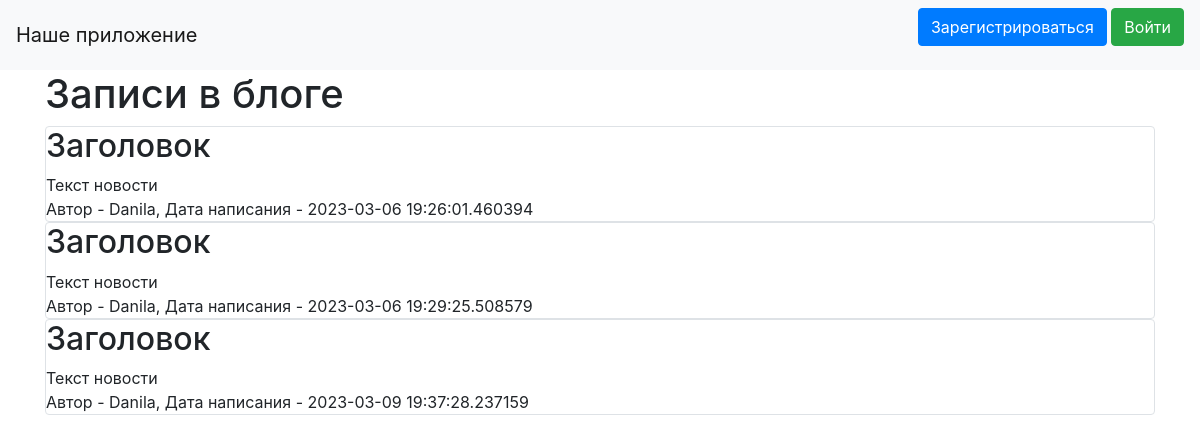
The page / on the database its author committed.
### data/news.py (models this page shows)
class News(SqlAlchemyBase, UserMixin, SerializerMixin):
    __tablename__ = 'news'
    id = sqlalchemy.Column(sqlalchemy.Integer, primary_key=True, autoincrement=True)
    title = sqlalchemy.Column(sqlalchemy.String, nullable=True)
    content = sqlalchemy.Column(sqlalchemy.String, nullable=True)
    created_date = sqlalchemy.Column(sqlalchemy.DateTime, default=datetime.datetime.now)
    is_private = sqlalchemy.Column(sqlalchemy.Boolean, default=True)
    user_id = sqlalchemy.Column(sqlalchemy.Integer, sqlalchemy.ForeignKey("users.id"))
    user = orm.relationship('User')

### data/users.py (models this page shows, shortened)
class User(SqlAlchemyBase, UserMixin, SerializerMixin):
    __tablename__ = 'users'
    id = sqlalchemy.Column(sqlalchemy.Integer, primary_key=True, autoincrement=True)
    name = sqlalchemy.Column(sqlalchemy.String, nullable=True)
    about = sqlalchemy.Column(sqlalchemy.String, nullable=True)
    email = sqlalchemy.Column(sqlalchemy.String, index=True, unique=True, nullable=True)
    hashed_password = sqlalchemy.Column(sqlalchemy.String, nullable=True)
    created_date = sqlalchemy.Column(sqlalchemy.DateTime, default=datetime.datetime.now)
    news = orm.relationship("News", back_populates='user')

### main.py (the view)
@app.route("/")
def index():
    db_sess = db_session.create_session()
    if current_user.is_authenticated:
        news = db_sess.query(News).filter(
            (News.user == current_user) | (News.is_private != True))
    else:
        news = db_sess.query(News).filter(News.is_private != True)
    return render_template("index.html", news=news)

### data/db_session.py (called while the page is built)
def create_session() -> Session:
    global __factory
    return __factory()

### templates/index.html (shortened to what this page needs)
{% extends "base.html" %}
{% block content %}
<h1>Записи в блоге</h1>
{% for item in news%}
<div class="col-md6 border rounded">
    <h2>{{item.title}}</h2>
    <div>
        {{item.content}}
    </div>
    <div>
        Автор - {{item.user.name}}, Дата написания - {{item.created_date}}
    </div>
</div>
{% endfor %}
{% endblock %}

### templates/base.html (shortened to what this page needs)
<!doctype html>
<html lang="en">
<head>
    <link rel="stylesheet" href="https://stackpath.bootstrapcdn.com/bootstrap/4.4.1/css/bootstrap.min.css">
</head>
  <body>
    <header>
      <nav class="navbar navbar-light bg-light">
        <a class="navbar-brand" href="#">Наше приложение</a>
        {% if current_user.is_authenticated %}
    <a class="navbar-brand" href="/logout">{{ current_user.name }}</a>
{% else %}
    <p>
        <a class="btn btn-primary " href="/register">Зарегистрироваться</a>
        <a class="btn btn-success" href="/login">Войти</a>
    </p>
{% endif %}
      </nav>
    </header>
    <main role="main" class="container">
        {% block content %}{% endblock %}
    </main>
  </body>
</html>

### rows shown on the page
News: title "Заголовок", content "Текст новости", user.name "Danila", created_date "2023-03-06 19:26:01.460394"
News: title "Заголовок", content "Текст новости", user.name "Danila", created_date "2023-03-06 19:29:25.508579"
News: title "Заголовок", content "Текст новости", user.name "Danila", created_date "2023-03-09 19:37:28.237159"
